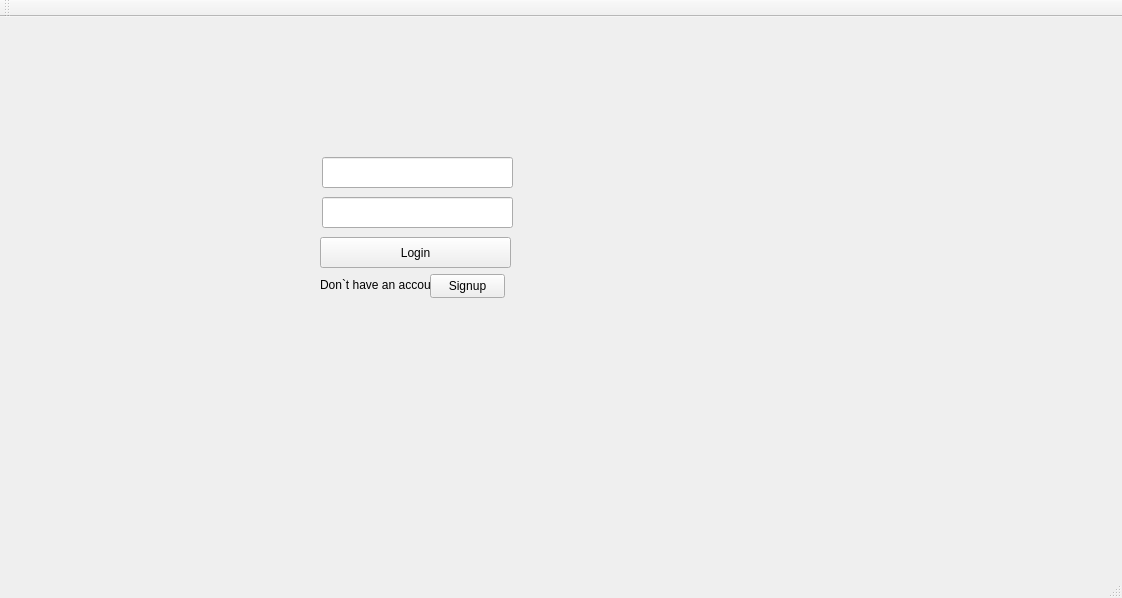
<?xml version="1.0" encoding="UTF-8"?>
<ui version="4.0">
 <class>GUIClientClass</class>
 <widget class="QMainWindow" name="GUIClientClass">
  <property name="geometry">
   <rect>
    <x>0</x>
    <y>0</y>
    <width>1122</width>
    <height>598</height>
   </rect>
  </property>
  <property name="windowTitle">
   <string>GUIClient</string>
  </property>
  <widget class="QWidget" name="centralWidget">
   <widget class="QLineEdit" name="loginUsername">
    <property name="geometry">
     <rect>
      <x>322</x>
      <y>140</y>
      <width>191</width>
      <height>31</height>
     </rect>
    </property>
   </widget>
   <widget class="QLineEdit" name="loginPassword">
    <property name="geometry">
     <rect>
      <x>322</x>
      <y>180</y>
      <width>191</width>
      <height>31</height>
     </rect>
    </property>
   </widget>
   <widget class="QPushButton" name="loginButton">
    <property name="geometry">
     <rect>
      <x>320</x>
      <y>220</y>
      <width>191</width>
      <height>31</height>
     </rect>
    </property>
    <property name="text">
     <string>Login</string>
    </property>
   </widget>
   <widget class="QLabel" name="label">
    <property name="geometry">
     <rect>
      <x>320</x>
      <y>260</y>
      <width>161</width>
      <height>16</height>
     </rect>
    </property>
    <property name="text">
     <string>Don`t have an account?</string>
    </property>
   </widget>
   <widget class="QPushButton" name="signupButton">
    <property name="geometry">
     <rect>
      <x>430</x>
      <y>257</y>
      <width>75</width>
      <height>24</height>
     </rect>
    </property>
    <property name="text">
     <string>Signup</string>
    </property>
   </widget>
  </widget>
  <widget class="QMenuBar" name="menuBar">
   <property name="geometry">
    <rect>
     <x>0</x>
     <y>0</y>
     <width>1122</width>
     <height>22</height>
    </rect>
   </property>
  </widget>
  <widget class="QToolBar" name="mainToolBar">
   <attribute name="toolBarArea">
    <enum>TopToolBarArea</enum>
   </attribute>
   <attribute name="toolBarBreak">
    <bool>false</bool>
   </attribute>
  </widget>
  <widget class="QStatusBar" name="statusBar"/>
 </widget>
 <layoutdefault spacing="6" margin="11"/>
 <resources>
  <include location="GUIClient.qrc"/>
 </resources>
 <connections/>
</ui>
